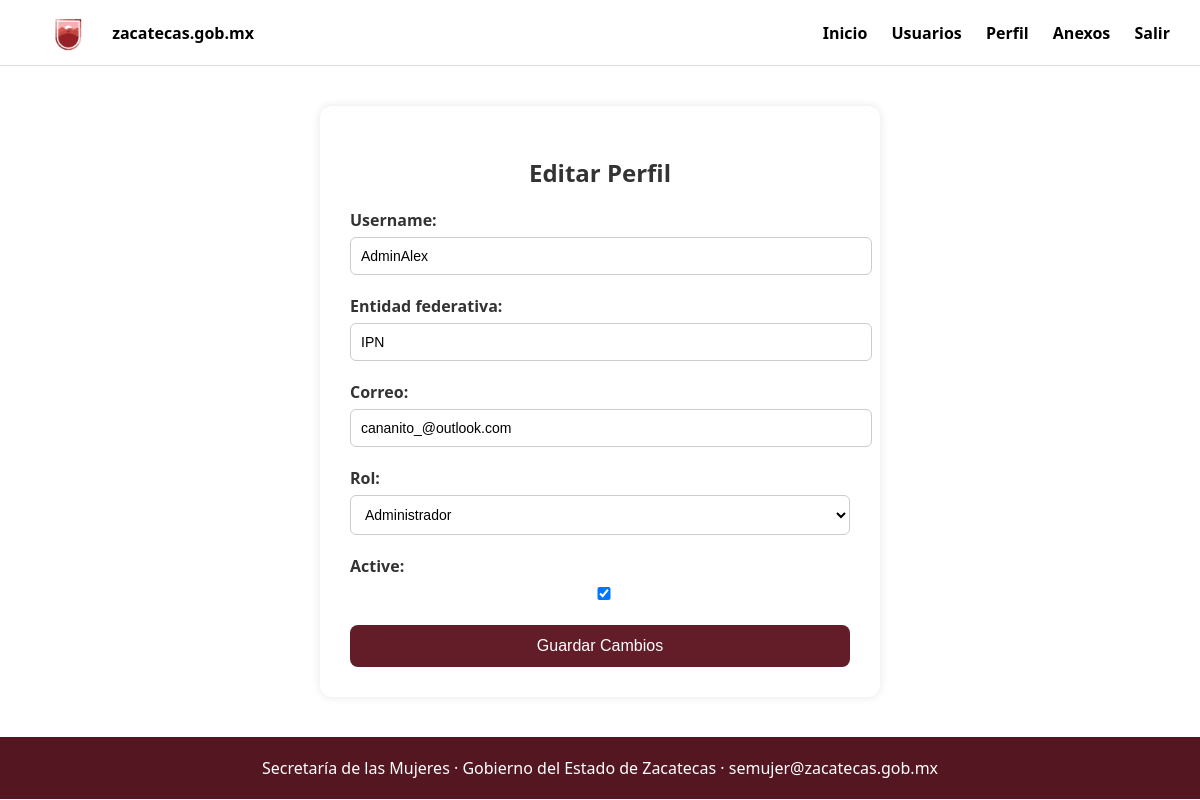
The app's page /perfil_admin (signed in) with its own data.
### core/models.py (models this page shows, shortened)
class Usuario(AbstractUser):
    nombre_responsable = models.CharField(max_length=100)
    entidad_federativa = models.CharField(max_length=100)
    correo = models.EmailField(unique=True)
    rol = models.CharField(max_length=10, choices=ROLES, default='usuario')

### core/views.py (the view)
# urls.py: path('perfil_admin', views.admin_perfil, name='admin_perfil'),
@user_passes_test(es_admin)
def admin_perfil(request):
    usuario = request.user
    if request.method == 'POST':
        form = EditarUsuarioForm(request.POST, instance=usuario)
        if form.is_valid():
            form.save()
            messages.success(request, 'Usuario actualizado correctamente.')
            return redirect('admin_perfil')  # Usar el name del path, no el archivo HTML
    else:
        form = EditarUsuarioForm(instance=usuario)
    return render(request, 'core/admin_perfil.html', {
        'form': form,
        'usuario': usuario,
    })

### core/forms.py
class EditarUsuarioForm(forms.ModelForm):
    class Meta:
        model = Usuario
        fields = [
            'username',
            'entidad_federativa',
            'correo',
            'rol',
            'is_active',
        ]

### core/views.py (called while the page is built)
def es_admin(user):
    return user.is_authenticated and user.rol == 'admin'

### core/templates/core/admin_perfil.html (shortened to what this page needs)
{% extends 'core/base_admin.html' %}
{% load static %}
{% block extra_css %}
<link rel="stylesheet" href="{% static 'core/css/admin_perfil.css' %}">
{% endblock %}
{% block content %}
<div class="formulario-admin">
    <h2>Editar Perfil</h2>
    <form method="post">
        <p>
            {{ form.username.label_tag }}
            {{ form.username }}
        </p>
        <p>
            {{ form.entidad_federativa.label_tag }}
            {{ form.entidad_federativa }}
        </p>
        <p>
            {{ form.correo.label_tag }}
            {{ form.correo }}
        </p>
        <p>
            {{ form.rol.label_tag }}
            {{ form.rol }}
        </p>
        <p>
            {{ form.is_active.label_tag }}
            {{ form.is_active }}
        </p>
        <button type="submit" class="boton-accion">Guardar Cambios</button>
    </form>
</div>
{% endblock %}

### core/static/core/css/base_admin.css (style rules this page uses)
body { margin: 0; font-family: 'Segoe UI', sans-serif; background-color: white; }
html, body { height: 100%; margin: 0; padding: 0; }

### core/static/core/css/admin_perfil.css (style rules this page uses)
.formulario-admin { max-width: 500px; margin: 40px auto; background-color: #ffffff; padding: 30px; border-radius: 12px; box-shadow: 0 0 10px rgba(0,0,0,0.1); }
.formulario-admin h2 { text-align: center; color: #333; margin-bottom: 20px; }
.formulario-admin p { margin-bottom: 20px; }
.formulario-admin label { display: block; font-weight: bold; margin-bottom: 6px; color: #333; }
.formulario-admin input, .formulario-admin select { width: 100%; padding: 10px; border: 1px solid #ccc; border-radius: 6px; font-size: 14px; background-color: white; transition: border-color 0.3s ease; }
.boton-accion { width: 100%; padding: 12px; background-color: #621d28 ; color: white; font-size: 16px; border: none; border-radius: 8px; cursor: pointer; transition: background-color 0.3s ease; }

### records on screen
Usuario: username "AdminAlex", entidad_federativa "IPN", correo "cananito_@outlook.com", rol "Administrador", is_active "☑"
